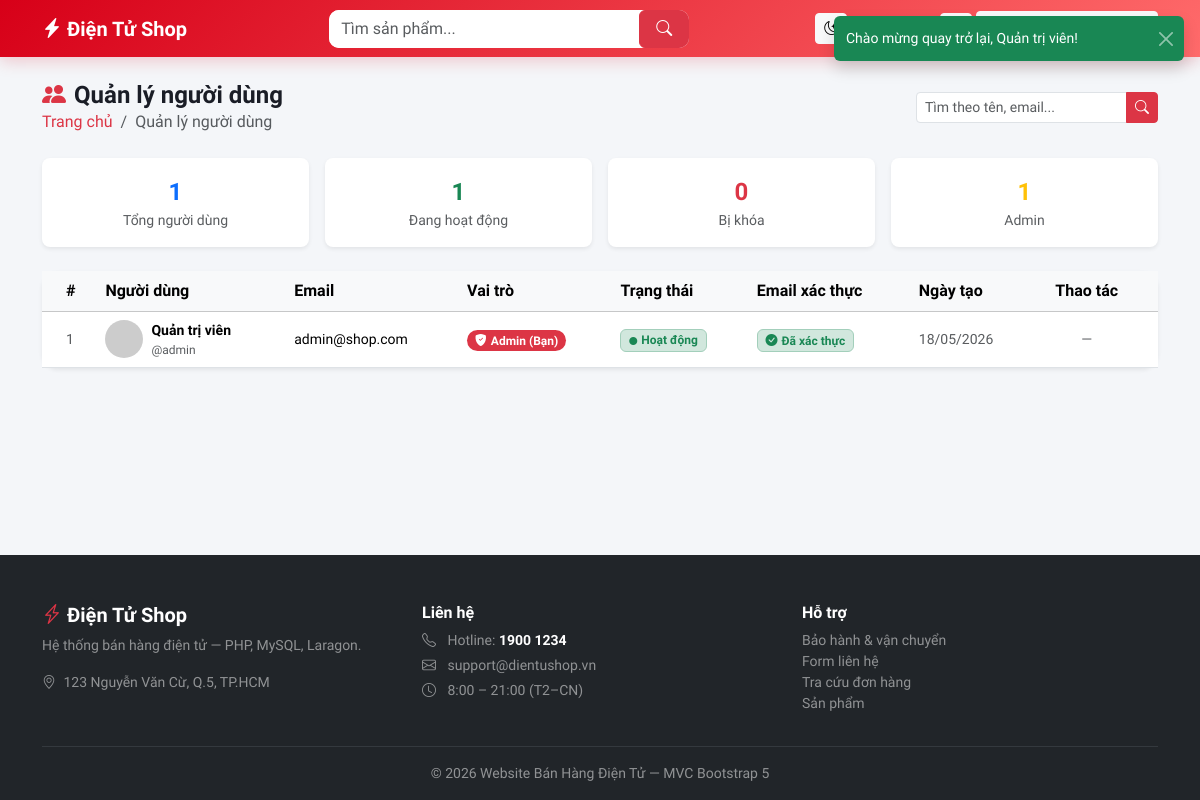
The app's page /Admin/users (signed in) with its own data.
### tables this page shows
CREATE TABLE IF NOT EXISTS `users` (
  `id` int NOT NULL AUTO_INCREMENT,
  `fullname` varchar(255) NOT NULL,
  `username` varchar(100) NOT NULL UNIQUE,
  `email` varchar(255) NOT NULL UNIQUE,
  `password` varchar(255) NOT NULL,
  `role` enum('Admin','User') NOT NULL DEFAULT 'User',
  `is_active` tinyint(1) NOT NULL DEFAULT 1,
  `avatar` varchar(500) DEFAULT NULL,
  `phone` varchar(20) DEFAULT NULL,
  `address` text DEFAULT NULL,
  `remember_token` varchar(255) DEFAULT NULL,
  `email_verified_at` timestamp NULL DEFAULT NULL,
  `verification_token` varchar(255) DEFAULT NULL,
  `created_at` timestamp NOT NULL DEFAULT CURRENT_TIMESTAMP,
  `updated_at` timestamp NOT NULL DEFAULT CURRENT_TIMESTAMP ON UPDATE CURRENT_TIMESTAMP,
  PRIMARY KEY (`id`)
);

### app/controllers/AdminController.php (called while the page is built, shortened)
<?php
require_once __DIR__ . '/../models/UserModel.php';
require_once __DIR__ . '/../helpers/auth.php';
class AdminController
{
    public function users(): void
    {
        $users  = UserModel::getAll();
        include __DIR__ . '/../views/admin/users.php';
    }
}

### index.php (called while the page is built, shortened)
<?php
require_once __DIR__ . '/app/config/config.php';
require_once __DIR__ . '/app/helpers/auth.php';
$requestUri = parse_url($_SERVER['REQUEST_URI'], PHP_URL_PATH);
$path = $requestUri;
$path = trim($path, '/');
$path = $path !== '' ? filter_var($path, FILTER_SANITIZE_URL) : '';
$url = $path === '' ? [] : explode('/', $path);
$action = !empty($url[1]) ? $url[1] : 'index';
$controller = new $controllerName();
call_user_func_array([$controller, $action], array_slice($url, 2));

### app/config/config.php (called while the page is built, shortened)
<?php
function url(string $path = ''): string
{
    $path = ltrim($path, '/');
    return BASE_PATH . ($path !== '' ? '/' . $path : '');
}

### app/models/UserModel.php (called while the page is built, shortened)
<?php
class UserModel
{
    private static ?PDO $pdo = null;
    private static function db(): PDO
    {
        if (self::$pdo === null) {
            self::$pdo = new PDO(
                "mysql:host=localhost;dbname=ecommerce_db;charset=utf8mb4",
                "root",
                ""
            );
            self::$pdo->setAttribute(PDO::ATTR_ERRMODE, PDO::ERRMODE_EXCEPTION);
        }
        return self::$pdo;
    }
    public static function getAll(): array
    {
        try {
            return self::db()
                ->query("SELECT id, fullname, username, email, role, is_active,
                                avatar, phone, created_at, email_verified_at
                         FROM users ORDER BY id DESC")
                ->fetchAll(PDO::FETCH_ASSOC);
        } catch (PDOException $e) {
            return self::db()
                ->query("SELECT id, fullname, username, email, role, is_active, created_at
                         FROM users ORDER BY id DESC")
                ->fetchAll(PDO::FETCH_ASSOC);
        }
    }
}

### app/helpers/auth.php (called while the page is built, shortened)
<?php
function userAvatarUrl(?string $avatar): string
{
    return 'https://ui-avatars.com/api/?name=' . urlencode($_SESSION['user']['fullname'] ?? 'User') . '&background=d70018&color=fff&size=128&bold=true';
}

### app/views/admin/users.php (the view, shortened to what this page needs)
<?php include __DIR__ . '/../layout/header.php'; ?>
<div class="container py-4">
    <div class="d-flex align-items-center justify-content-between mb-4 flex-wrap gap-2">
        <div>
            <h4 class="fw-bold mb-0"><i class="bi bi-people-fill text-danger me-2"></i>Quản lý người dùng</h4>
            <nav aria-label="breadcrumb">
                <ol class="breadcrumb mb-0 small">
                    <li class="breadcrumb-item"><a href="<?= url('Product/list') ?>" class="text-danger text-decoration-none">Trang chủ</a></li>
                    <li class="breadcrumb-item active">Quản lý người dùng</li>
                </ol>
            </nav>
        </div>
        <div class="d-flex gap-2 align-items-center">
            <form method="GET" class="d-flex">
                <div class="input-group input-group-sm" style="min-width:220px">
                    <input type="text" name="search" class="form-control"
                           placeholder="Tìm theo tên, email..."
                           value="<?= htmlspecialchars($_GET['search'] ?? '') ?>">
                    <button class="btn btn-danger" type="submit"><i class="bi bi-search"></i></button>
                </div>
            </form>
        </div>
    </div>
    <div class="row g-3 mb-4">
        <?php
        $totalUsers  = count($users);
        $activeCount = count(array_filter((array)$users, fn($u) => $u['is_active'] == 1));
        $adminCount  = count(array_filter((array)$users, fn($u) => $u['role'] === 'Admin'));
        $lockedCount = $totalUsers - $activeCount;
        ?>
        <div class="col-6 col-md-3">
            <div class="card border-0 shadow-sm rounded-3 text-center p-3 h-100">
                <div class="fs-4 fw-bold text-primary"><?= $totalUsers ?></div>
                <div class="small text-muted">Tổng người dùng</div>
            </div>
        </div>
        <div class="col-6 col-md-3">
            <div class="card border-0 shadow-sm rounded-3 text-center p-3 h-100">
                <div class="fs-4 fw-bold text-success"><?= $activeCount ?></div>
                <div class="small text-muted">Đang hoạt động</div>
            </div>
        </div>
        <div class="col-6 col-md-3">
            <div class="card border-0 shadow-sm rounded-3 text-center p-3 h-100">
                <div class="fs-4 fw-bold text-danger"><?= $lockedCount ?></div>
                <div class="small text-muted">Bị khóa</div>
            </div>
        </div>
        <div class="col-6 col-md-3">
            <div class="card border-0 shadow-sm rounded-3 text-center p-3 h-100">
                <div class="fs-4 fw-bold text-warning"><?= $adminCount ?></div>
                <div class="small text-muted">Admin</div>
            </div>
        </div>
    </div>
    <div class="card border-0 shadow-sm rounded-4">
        <div class="card-body p-0">
            <div class="table-responsive">
                <table class="table table-hover align-middle mb-0">
                    <thead class="table-light">
                        <tr>
                            <th class="ps-4">#</th>
                            <th>Người dùng</th>
                            <th>Email</th>
                            <th>Vai trò</th>
                            <th>Trạng thái</th>
                            <th>Email xác thực</th>
                            <th>Ngày tạo</th>
                            <th class="text-center pe-4">Thao tác</th>
                        </tr>
                    </thead>
                    <tbody>
                    <?php if (empty($users)): ?>
                        <tr>
                            <td colspan="8" class="text-center py-5 text-muted">
                                <i class="bi bi-inbox fs-2 d-block mb-2"></i>
                                Không tìm thấy người dùng nào.
                            </td>
                        </tr>
                    <?php else: ?>
                        <?php $i = 1; foreach ($users as $u): ?>
                        <tr>
                            <td class="ps-4 text-muted small"><?= $i++ ?></td>
                            <td>
                                <div class="d-flex align-items-center gap-2">
                                    <img src="<?= htmlspecialchars(userAvatarUrl($u['avatar'] ?? null)) ?>"
                                         class="rounded-circle" width="38" height="38" style="object-fit:cover" alt="">
                                    <div>
                                        <div class="fw-semibold small"><?= htmlspecialchars($u['fullname']) ?></div>
                                        <div class="text-muted" style="font-size:12px">@<?= htmlspecialchars($u['username']) ?></div>
                                    </div>
                                </div>
                            </td>
                            <td class="small"><?= htmlspecialchars($u['email']) ?></td>
                            <td>
                                <?php if ($u['id'] != $_SESSION['user']['id']): ?>
                                <form method="POST" action="<?= url('Admin/changeRole') ?>" class="d-inline">
                                    <input type="hidden" name="id" value="<?= $u['id'] ?>">
                                    <select name="role" class="form-select form-select-sm"
                                            style="width:95px"
                                            onchange="this.form.submit()">
                                        <option value="User" <?= $u['role'] === 'User' ? 'selected' : '' ?>>User</option>
                                        <option value="Admin" <?= $u['role'] === 'Admin' ? 'selected' : '' ?>>Admin</option>
                                    </select>
                                </form>
                                <?php else: ?>
                                    <span class="badge bg-danger rounded-pill">
                                        <i class="bi bi-shield-fill-check me-1"></i>Admin (Bạn)
                                    </span>
                                <?php endif; ?>
                            </td>
                            <td>
                                <?php if ($u['is_active']): ?>
                                    <span class="badge bg-success-subtle text-success border border-success-subtle">
                                        <i class="bi bi-circle-fill me-1" style="font-size:8px"></i>Hoạt động
                                    </span>
                                <?php else: ?>
                                    <span class="badge bg-danger-subtle text-danger border border-danger-subtle">
                                        <i class="bi bi-circle-fill me-1" style="font-size:8px"></i>Bị khóa
                                    </span>
                                <?php endif; ?>
                            </td>
                            <td>
                                <?php if (!empty($u['email_verified_at'])): ?>
                                    <span class="badge bg-success-subtle text-success border border-success-subtle">
                                        <i class="bi bi-check-circle-fill me-1"></i>Đã xác thực
                                    </span>
                                <?php else: ?>
                                    <span class="badge bg-warning-subtle text-warning border border-warning-subtle">
                                        <i class="bi bi-clock-fill me-1"></i>Chưa xác thực
                                    </span>
                                <?php endif; ?>
                            </td>
                            <td class="small text-muted"><?= date('d/m/Y', strtotime($u['created_at'])) ?></td>
                            <td class="text-center pe-4">
                                <?php if ($u['id'] != $_SESSION['user']['id']): ?>
                                <div class="d-flex gap-1 justify-content-center">
                                    <?php if ($u['is_active']): ?>
                                        <a href="<?= url('Admin/toggleStatus') ?>?id=<?= $u['id'] ?>&status=0"
                                           class="btn btn-sm btn-outline-warning"
                                           title="Khóa tài khoản"
                                           onclick="return confirm('Khóa tài khoản <?= htmlspecialchars(addslashes($u['fullname'])) ?>?')">
                                            <i class="bi bi-lock-fill"></i>
                                        </a>
                                    <?php else: ?>
                                        <a href="<?= url('Admin/toggleStatus') ?>?id=<?= $u['id'] ?>&status=1"
                                           class="btn btn-sm btn-outline-success"
                                           title="Mở khóa tài khoản">
                                            <i class="bi bi-unlock-fill"></i>
                                        </a>
                                    <?php endif; ?>
                                    <a href="<?= url('Admin/deleteUser') ?>?id=<?= $u['id'] ?>"
                                       class="btn btn-sm btn-outline-danger"
                                       title="Xóa tài khoản"
                                       onclick="return confirm('Xóa vĩnh viễn tài khoản này? Hành động không thể hoàn tác!')">
                                        <i class="bi bi-trash3-fill"></i>
                                    </a>
                                </div>
                                <?php else: ?>
                                    <span class="text-muted small">—</span>
                                <?php endif; ?>
                            </td>
                        </tr>
                        <?php endforeach; ?>
                    <?php endif; ?>
                    </tbody>
                </table>
            </div>
        </div>
    </div>
</div>
<?php include __DIR__ . '/../layout/footer.php'; ?>

### app/views/layout/header.php (style rules this page uses)
:root, [data-theme="light"] { --brand:#d70018; --brand-dark:#a80012; --surface:#f4f6f9; --card:#fff; --text:#1a1d26; --muted:#6c757d; --border:#e9ecef; }
* { font-family:'Be Vietnam Pro',sans-serif }
body { background:var(--surface);color:var(--text);min-height:100vh;display:flex;flex-direction:column }

### records on screen
users: is_active "1", is_active "0", role "1", fullname "Quản trị viên", username "admin", email "admin@shop.com", shows "Admin (Bạn)", shows "Hoạt động", shows "Đã xác thực", created_at "18/05/2026"

### other values on screen
$flash['message'] "Chào mừng quay trở lại, Quản trị viên!"
$totalUsers "1"
